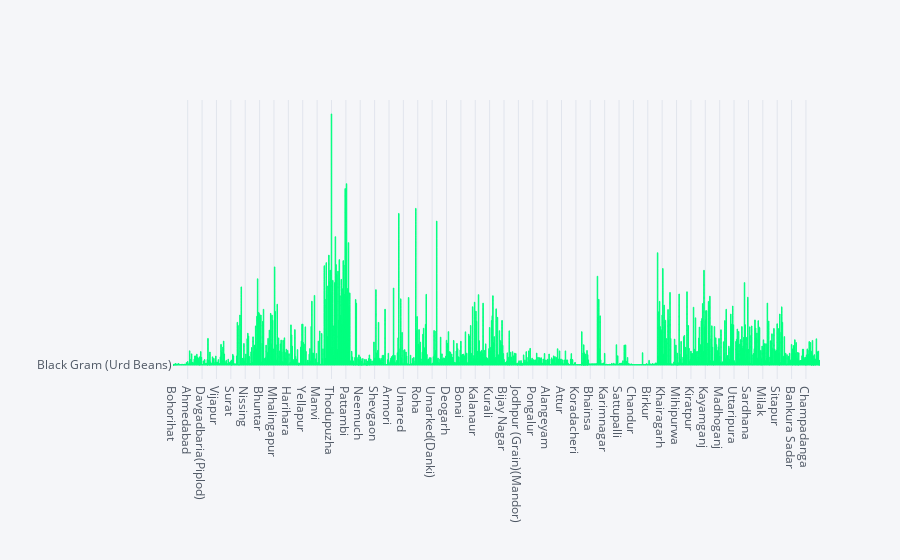

Source (notebook cell):
### Markdown cell above
According to above graph we can justify that states such as kerala and uttar pradesh highest cultivation rate when compared to other states.

### Code cell
data.iplot(kind='bar',x='market',y='commodity',color='springgreen')

### Figure 1 — Plotly figure (JSON) as saved in the notebook; plotly's stock layout.template omitted (floating-point values rounded to 4 significant figures; data arrays with more than 128 entries replaced by an {"elided": "..."} marker saying what was removed)
{"data": [{"marker": {"color": "rgba(0, 255, 127, 0.6)", "line": {"color": "rgba(0, 255, 127, 1.0)", "width": 1}}, "name": "commodity", "orientation": "v", "text": "", "type": "bar", "x": {"elided": "7418 str values"}, "y": {"elided": "7418 str values"}}], "layout": {"legend": {"bgcolor": "#F5F6F9", "font": {"color": "#4D5663"}}, "paper_bgcolor": "#F5F6F9", "plot_bgcolor": "#F5F6F9", "title": {"font": {"color": "#4D5663"}}, "xaxis": {"gridcolor": "#E1E5ED", "showgrid": true, "tickfont": {"color": "#4D5663"}, "title": {"font": {"color": "#4D5663"}, "text": ""}, "zerolinecolor": "#E1E5ED"}, "yaxis": {"gridcolor": "#E1E5ED", "showgrid": true, "tickfont": {"color": "#4D5663"}, "title": {"font": {"color": "#4D5663"}, "text": ""}, "zerolinecolor": "#E1E5ED"}}}
